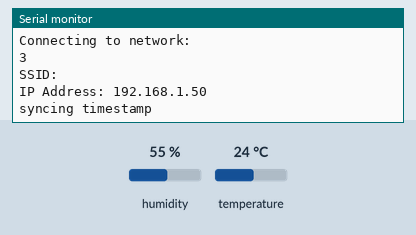
A sketch run on a simulated Arduino MKR. On the bench: the last lines printed to the serial monitor. The inputs (shaded band) are chosen by the test bench; at power-on: humidity 55 %, temperature 24 °C. WiFi joins after 1.5 s; servers stay silent unless stated; uploads are accepted with an empty reply; not simulated (calls return 0 or success): secrets.h.

Above: at 9.7 s.
9.8 s: humidity set to 22 %
At 9.8 s:
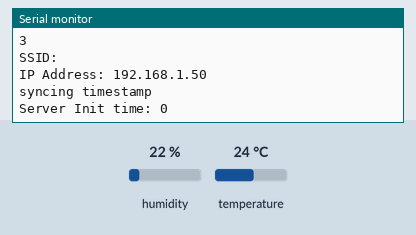
13.4 s: temperature set to 12 °C
At 14.5 s:
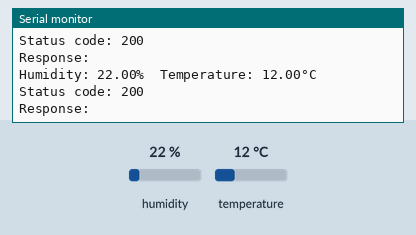
17.0 s: humidity set to 40 %
At 18.48 s:
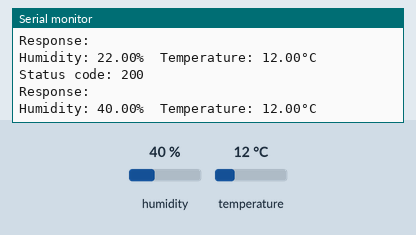

Measured:
- after the input at 13.4 s, the serial monitor: prints a new line after 0.51 s (image 2)
- after the input at 17.0 s, the serial monitor: prints a new line after 1.3 s (image 3)

The sketch:

dht22-http-post.ino
```cpp
#include "DHT.h"
#include <ArduinoHttpClient.h>
#include <WiFiNINA.h>
#include "secrets.h"

// Wifi settings ============================
char ssid[] = SECRET_SSID;
char pass[] = SECRET_PASS;
char serverAddress[] = "192.168.3.142";
// char serverAddress[] = "glowing-ink-sled.glitch.me";
WiFiClient wifi;
int status = WL_IDLE_STATUS;

// HTTP settings ============================
// Port has to be 80 for production
// int port = 80;
int port = 8000;
HttpClient client = HttpClient(wifi, serverAddress, port);
bool timeTracked = false;

// DHT settings ============================
#define DHTPIN 2
#define DHTTYPE DHT22
DHT dht(DHTPIN, DHTTYPE);

// System variables ========================
int serverInitialTime = 0;
int localInitialTime = 0;

void setup() {
  client.setTimeout(1);
  // WIFI Setup ============================
  Serial.begin(9600);
  delay(5000);
  while (status != WL_CONNECTED) {
    Serial.print("Connecting to network: ");
    Serial.println(ssid);
    delay(1000);
    status = WiFi.begin(ssid, pass);
    delay(1000);
    Serial.println(status);
  }

  // print the SSID of the network you're attached to:
  Serial.print("SSID: ");
  Serial.println(WiFi.SSID());

  // print your WiFi shield's IP address:
  IPAddress ip = WiFi.localIP();
  Serial.print("IP Address: ");
  Serial.println(ip);

  // DHT Setup ============================
  dht.begin();
}

void loop() {
  if(!timeTracked){
    Serial.println("syncing timestamp");
    delay(1000);
    // POST Request with headers
    String postData = "";
    client.beginRequest();
    client.post("/sync");
    client.sendHeader("Content-Type", "application/x-www-form-urlencoded");
    client.sendHeader("Content-Length", postData.length());
    client.sendHeader("X-Custom-Header", "custom-header-value");
    client.beginBody();
    client.print(postData);
    client.endRequest();
    String response = client.responseBody();
    // Maybe also eval if response.length is large
    if(response != "-2"){
      serverInitialTime = response.toInt();
      localInitialTime = millis();
      timeTracked = true;
      Serial.print("Server Init time: ");
      Serial.print(serverInitialTime);
      Serial.println();
    }
  }
  else{
    // Wait a few seconds between measurements.
    delay(2000);
    // Sensor readings may also be up to 2 seconds 'old' (its a very slow sensor)
    float h = dht.readHumidity();
    // Read temperature as Celsius (the default)
    float t = dht.readTemperature();

    // Check if any reads failed and exit early (to try again).
    if (isnan(h) || isnan(t)) {
      Serial.println(F("Failed to read from DHT sensor!"));
      return;
    }

    Serial.print(F("Humidity: "));
    Serial.print(h);
    Serial.print(F("%  Temperature: "));
    Serial.print(t);
    Serial.print(F("°C "));
    Serial.println();

    // Simple POST Request to sumbit data
    String contentType = "application/x-www-form-urlencoded";
    String postData = "temperature=" + String(t) + "&humidity=" + String(h) + "&timestamp=" + String(serverInitialTime + millis() - localInitialTime);
    client.post("/test", contentType, postData);
    // read the status code and body of the response
    int statusCode = client.responseStatusCode();
    String response = client.responseBody();

    Serial.print("Status code: ");
    Serial.println(statusCode);
    Serial.print("Response: ");
    Serial.println(response);
  }
}
```
